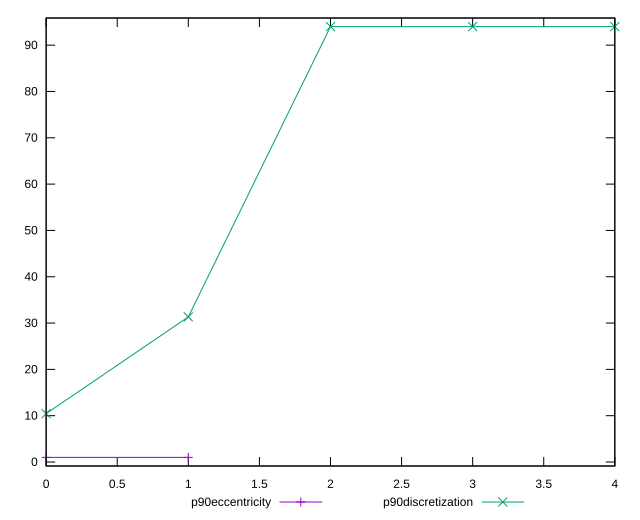

The script that saved this image:
reset

$p90Eccentricity <<EOF
0 0.9999999999999994
1 1.000000000000001
EOF

$p90Discretization <<EOF
0 10.444444444444445
1 31.333333333333332
2 94
3 94
4 94
EOF

set key outside below
set xrange [0:4]
set yrange [-0.8600000000000007:95.86]
set trange [-0.8600000000000007:95.86]
set terminal svg size 640, 520 enhanced background rgb 'white'
set output "report_00021_2021-02-20T09:16:39.615Z/unminified-css/progression/eccentricity.svg"

plot $p90Eccentricity title "p90eccentricity" with linespoints, \
     $p90Discretization title "p90discretization" with linespoints

reset
